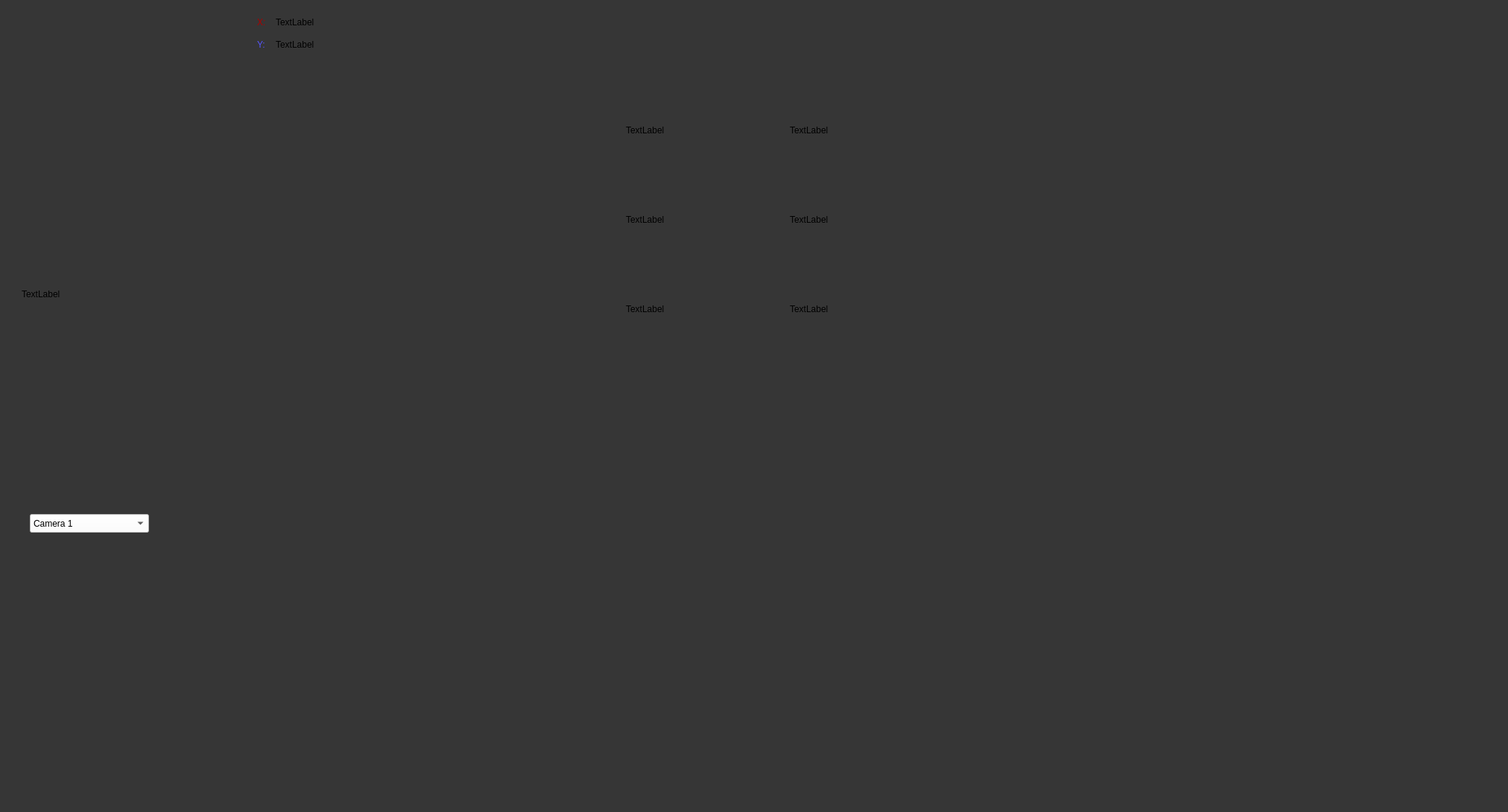
<?xml version="1.0" encoding="UTF-8"?>
<ui version="4.0">
 <class>MainWindow</class>
 <widget class="QMainWindow" name="MainWindow">
  <property name="geometry">
   <rect>
    <x>0</x>
    <y>0</y>
    <width>2024</width>
    <height>1090</height>
   </rect>
  </property>
  <property name="windowTitle">
   <string>MainWindow</string>
  </property>
  <property name="styleSheet">
   <string notr="true">background-color: rgb(54, 54, 54);</string>
  </property>
  <widget class="QWidget" name="centralwidget">
   <widget class="QLabel" name="main_camera">
    <property name="geometry">
     <rect>
      <x>29</x>
      <y>109</y>
      <width>791</width>
      <height>571</height>
     </rect>
    </property>
    <property name="text">
     <string>TextLabel</string>
    </property>
   </widget>
   <widget class="QLabel" name="camera_1">
    <property name="geometry">
     <rect>
      <x>840</x>
      <y>120</y>
      <width>210</width>
      <height>110</height>
     </rect>
    </property>
    <property name="text">
     <string>TextLabel</string>
    </property>
   </widget>
   <widget class="QLabel" name="camera_2">
    <property name="geometry">
     <rect>
      <x>1060</x>
      <y>120</y>
      <width>210</width>
      <height>110</height>
     </rect>
    </property>
    <property name="text">
     <string>TextLabel</string>
    </property>
   </widget>
   <widget class="QLabel" name="camera_3">
    <property name="geometry">
     <rect>
      <x>840</x>
      <y>240</y>
      <width>210</width>
      <height>110</height>
     </rect>
    </property>
    <property name="text">
     <string>TextLabel</string>
    </property>
   </widget>
   <widget class="QLabel" name="camera_4">
    <property name="geometry">
     <rect>
      <x>1060</x>
      <y>240</y>
      <width>210</width>
      <height>110</height>
     </rect>
    </property>
    <property name="text">
     <string>TextLabel</string>
    </property>
   </widget>
   <widget class="QLabel" name="camera_5">
    <property name="geometry">
     <rect>
      <x>840</x>
      <y>360</y>
      <width>210</width>
      <height>110</height>
     </rect>
    </property>
    <property name="text">
     <string>TextLabel</string>
    </property>
   </widget>
   <widget class="QLabel" name="camera_6">
    <property name="geometry">
     <rect>
      <x>1060</x>
      <y>360</y>
      <width>210</width>
      <height>110</height>
     </rect>
    </property>
    <property name="text">
     <string>TextLabel</string>
    </property>
   </widget>
   <widget class="QLabel" name="x_box">
    <property name="geometry">
     <rect>
      <x>345</x>
      <y>20</y>
      <width>20</width>
      <height>20</height>
     </rect>
    </property>
    <property name="styleSheet">
     <string notr="true">font: 75 10pt &quot;MS Shell Dlg 2&quot;;
color: rgb(170, 0, 0);</string>
    </property>
    <property name="text">
     <string>X:</string>
    </property>
   </widget>
   <widget class="QLabel" name="x_axis">
    <property name="geometry">
     <rect>
      <x>370</x>
      <y>20</y>
      <width>80</width>
      <height>20</height>
     </rect>
    </property>
    <property name="text">
     <string>TextLabel</string>
    </property>
   </widget>
   <widget class="QLabel" name="y_box">
    <property name="geometry">
     <rect>
      <x>345</x>
      <y>50</y>
      <width>20</width>
      <height>20</height>
     </rect>
    </property>
    <property name="styleSheet">
     <string notr="true">font: 75 10pt &quot;MS Shell Dlg 2&quot;;
color: rgb(85, 85, 255);</string>
    </property>
    <property name="text">
     <string>Y:</string>
    </property>
   </widget>
   <widget class="QLabel" name="y_axis">
    <property name="geometry">
     <rect>
      <x>370</x>
      <y>50</y>
      <width>80</width>
      <height>20</height>
     </rect>
    </property>
    <property name="text">
     <string>TextLabel</string>
    </property>
   </widget>
   <widget class="QComboBox" name="comboBox">
    <property name="geometry">
     <rect>
      <x>40</x>
      <y>690</y>
      <width>160</width>
      <height>25</height>
     </rect>
    </property>
    <property name="styleSheet">
     <string notr="true">background-color: rgb(255, 255, 255);</string>
    </property>
    <item>
     <property name="text">
      <string>Camera 1</string>
     </property>
    </item>
    <item>
     <property name="text">
      <string>Camera 2</string>
     </property>
    </item>
    <item>
     <property name="text">
      <string>Camera 3</string>
     </property>
    </item>
    <item>
     <property name="text">
      <string>Camera 4</string>
     </property>
    </item>
    <item>
     <property name="text">
      <string>Camera 5</string>
     </property>
    </item>
    <item>
     <property name="text">
      <string>Camera 6</string>
     </property>
    </item>
    <item>
     <property name="text">
      <string/>
     </property>
    </item>
   </widget>
  </widget>
  <widget class="QMenuBar" name="menubar">
   <property name="geometry">
    <rect>
     <x>0</x>
     <y>0</y>
     <width>2024</width>
     <height>26</height>
    </rect>
   </property>
  </widget>
  <widget class="QStatusBar" name="statusbar"/>
 </widget>
 <resources/>
 <connections/>
</ui>
